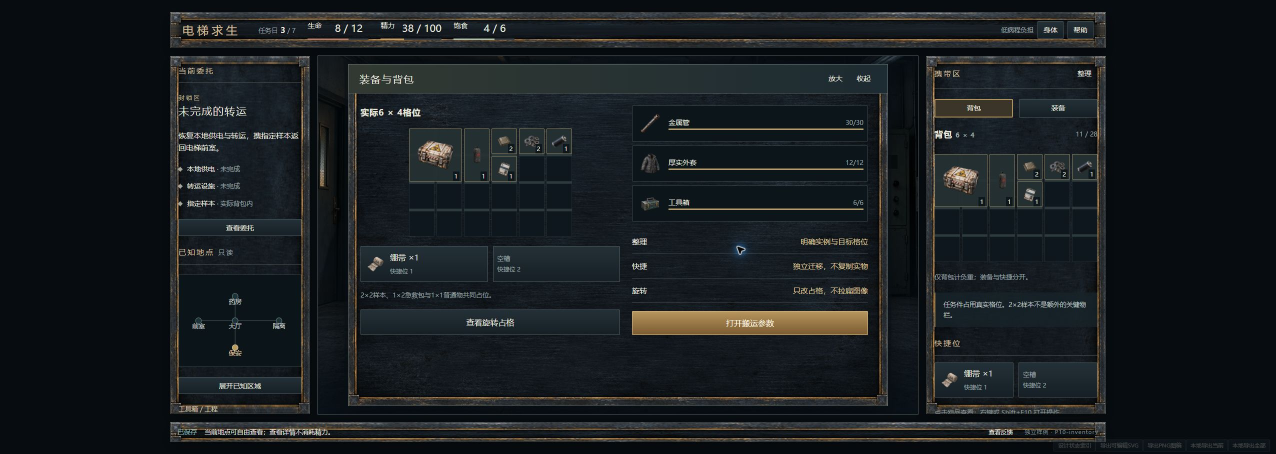
#> input picture docs/design-drafts/ui-v1-001/validation/r2/before/P10-2552-live.jpg, 2552 x 908 px (shown at 1/2 size)
$ python geometry-check.py
#> lines starting #> are read from the running program, lines starting #| are printed output that depends on the picture
"""Independent raster readback: native JPEG versus exported PNG, no DOM-as-PNG assertion."""
from pathlib import Path
from PIL import Image
import numpy as np
import json, hashlib

ROOT=Path(__file__).resolve().parents[2]
OUT=ROOT/'validation/r2'

def match(native, exported, x, y, radius=5, size=24):
    x,y=int(round(x)),int(round(y))
    template=native[y:y+size,x:x+size].astype(np.float32)
    if template.shape!=(size,size,3) or template.std()<2:
        return {'status':'NOT_MEASURABLE_FLAT_OR_OUTSIDE'}
    best=None
    for dy in range(-radius,radius+1):
        for dx in range(-radius,radius+1):
            patch=exported[y+dy:y+dy+size,x+dx:x+dx+size]
            if patch.shape!=template.shape:continue
            error=float(np.abs(template-patch.astype(np.float32)).mean())
            if best is None or error<best['meanAbsoluteRgbError']:
                best={'dx':dx,'dy':dy,'meanAbsoluteRgbError':error,'nativePoint':[x,y],'pngPoint':[x+dx,y+dy]}
    best['status']='WITHIN_1_CSS_PX' if max(abs(best['dx']),abs(best['dy']))<=1 else 'GEOMETRY_DIFFERENCE'
    return best

results=[]
for sid in ['P10-inventory','P07-lin','P12-bandage','P06-sample-cautious','P15-orderly','P10-detail-sample','P06-power-result']:
    npth=OUT/'after'/f'{sid}-native.jpg'
    pp=ROOT/'previews/screens'/f'{sid}-2552x908.png'
    gp=pp.with_suffix('.json')
    if not all(p.exists() for p in [npth,pp,gp]):
        results.append({'id':sid,'status':'AWAIT_NATIVE_OR_EXPORT'});continue
    geo=json.loads(gp.read_text('utf-8'));shell=next(r for r in geo['rects'] if r and r['selector']=='.shell')
    native=Image.open(npth).convert('RGB');exported=Image.open(pp).convert('RGB')
    assert native.size==tuple(geo['viewport']) and geo['pixelRatio']==1
    crop=(round(shell['x']),round(shell['y']),round(shell['x']+shell['w']),round(shell['y']+shell['h']))
    native=native.crop(crop)
    assert native.size==exported.size
    na,ex=np.array(native),np.array(exported);points=[]
    for r in geo['rects']:
        if not r or r['selector'] not in ['.hud','.panel','.panel .inventory','.right .inventory','.panel-footer','.battle-actions','.arena','.actor.player','.actor.enemy']:continue
        if min(r['w'],r['h'])<28:continue
        x,y=r['x']-shell['x'],r['y']-shell['y']
        positions=[('top-left',x,y),('bottom-right',x+r['w']-24,y+r['h']-24)]
        if r['selector'].startswith('.actor.'):
            positions=[('body',x+r['w']*.48,y+r['h']*.42),('foot',x+r['w']*.48,y+r['h']*.86)]
        for label,px,py in positions:
            points.append({'selector':r['selector'],'anchor':label,**match(na,ex,px,py)})
    results.append({'id':sid,'status':'RASTER_READBACK_COMPLETED','viewport':geo['viewport'],'dpr':geo['pixelRatio'],'nativeCrop':crop,'pngSize':exported.size,
                    'nativeSha256':hashlib.sha256(npth.read_bytes()).hexdigest(),'pngSha256':hashlib.sha256(pp.read_bytes()).hexdigest(),'points':points})
# Reproduce the original large displacement with the original frozen pixels.
before_native=Image.open(OUT/'before/P10-2552-live.jpg').convert('RGB').crop((316,0,2236,908))
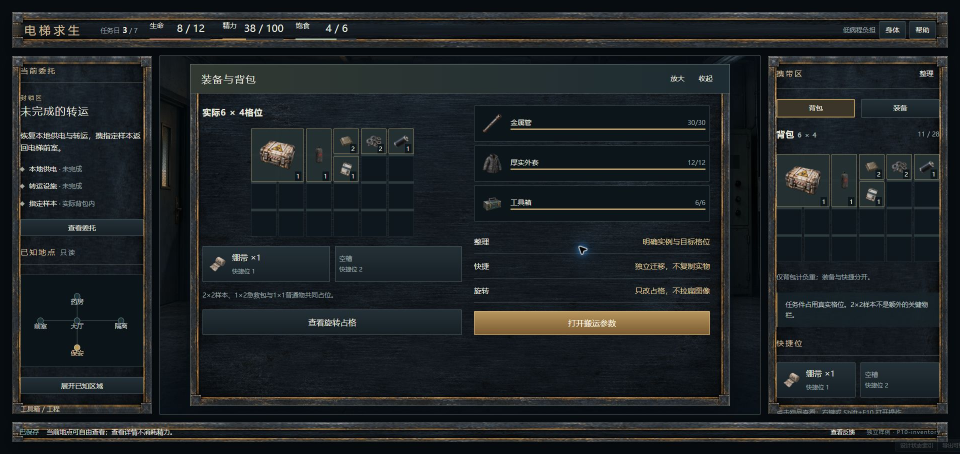
#> before_native: PIL image 1920x908 RGB (shown at 1/2 size); mean R, G, B 30.6, 35.3, 37.7
before_export=Image.open(OUT/'before/P10-inventory-2552x908.png').convert('RGB')
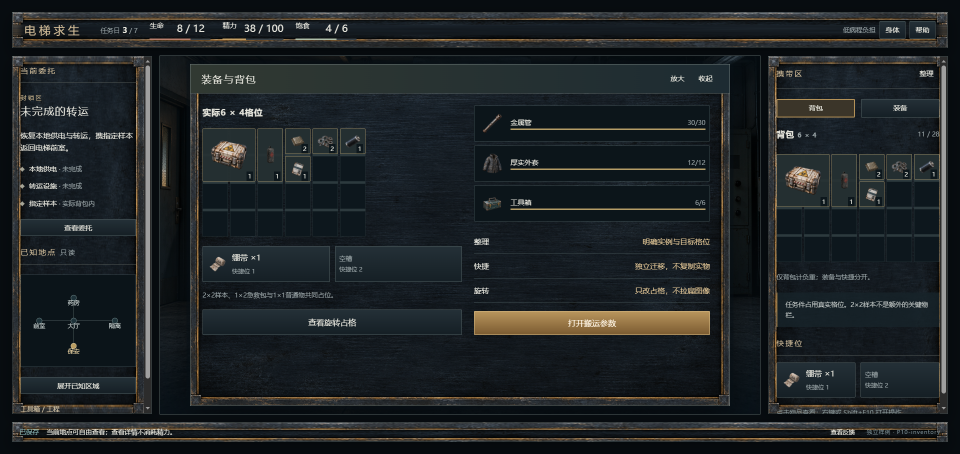
#> input picture docs/design-drafts/ui-v1-001/validation/r2/before/P10-inventory-2552x908.png, 1920 x 908 px (shown at 1/2 size)
before=match(np.array(before_native),np.array(before_export),502,257,radius=105)
#> in match, `template=native[y:y+size,x:x+size].astype(np.float32)`:
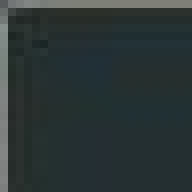
#> template: shape (24, 24, 3) float32 (shown 8 times larger); mean of channels 0, 1, 2 43.6, 53.9, 54.3; drawn as R, G, B
#> after the loop in match, `for dy in range(-radius,radius+1):`: best = {'dx': -97, 'dy': 0, 'meanAbsoluteRgbError': 2.93, 'nativePoint': [502, 257], 'pngPoint': [405, 257]}
#> before = {'dx': -97, 'dy': 0, 'meanAbsoluteRgbError': 2.93, 'nativePoint': [502, 257], 'pngPoint': [405, 257], 'status': 'GEOMETRY_DIFFERENCE'}
record={'kind':'RASTER_TEMPLATE_POSITION_COMPARISON_NOT_PIXEL_IDENTITY','rounding':'DOM fractional origins rounded to nearest CSS pixel at DPR1. Tolerance 1px; JPEG/font AA color differences retained.',
        'beforeGrid':before,'after':results,'limits':['Only listed same-state captures/anchors are measured. Flat/invisible anchors are not certified.','Actor body/foot patches check visual registration, not transparent wrapper edges or gameplay hitboxes.']}
(OUT/'geometry-readback.json').write_text(json.dumps(record,ensure_ascii=False,indent=2)+'\n','utf-8')
print(json.dumps(record,ensure_ascii=False))
#> (printed output is left out)
